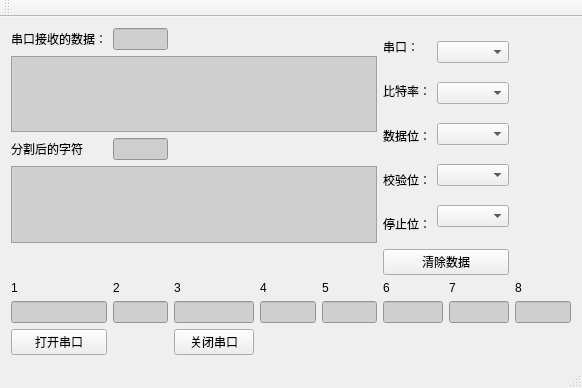
<?xml version="1.0" encoding="UTF-8"?>
<ui version="4.0">
 <class>MainWindow</class>
 <widget class="QMainWindow" name="MainWindow">
  <property name="geometry">
   <rect>
    <x>0</x>
    <y>0</y>
    <width>582</width>
    <height>388</height>
   </rect>
  </property>
  <property name="windowTitle">
   <string>MainWindow</string>
  </property>
  <widget class="QWidget" name="centralWidget">
   <layout class="QGridLayout" name="gridLayout">
    <item row="7" column="4">
     <widget class="QLineEdit" name="lineEdit5">
      <property name="styleSheet">
       <string notr="true">background-color: rgb(207, 207, 207);</string>
      </property>
     </widget>
    </item>
    <item row="7" column="6">
     <widget class="QLineEdit" name="lineEdit6">
      <property name="styleSheet">
       <string notr="true">background-color: rgb(207, 207, 207);</string>
      </property>
     </widget>
    </item>
    <item row="7" column="7">
     <widget class="QLineEdit" name="lineEdit7">
      <property name="styleSheet">
       <string notr="true">background-color: rgb(207, 207, 207);</string>
      </property>
     </widget>
    </item>
    <item row="7" column="8">
     <widget class="QLineEdit" name="lineEdit8">
      <property name="styleSheet">
       <string notr="true">background-color: rgb(207, 207, 207);</string>
      </property>
     </widget>
    </item>
    <item row="8" column="0">
     <widget class="QPushButton" name="openMyComBtn">
      <property name="text">
       <string>打开串口</string>
      </property>
     </widget>
    </item>
    <item row="8" column="2">
     <widget class="QPushButton" name="closeMyComBtn">
      <property name="text">
       <string>关闭串口</string>
      </property>
     </widget>
    </item>
    <item row="2" column="1">
     <widget class="QLineEdit" name="lineEdit9">
      <property name="styleSheet">
       <string notr="true">background-color: rgb(206, 206, 206);</string>
      </property>
     </widget>
    </item>
    <item row="0" column="1">
     <widget class="QLineEdit" name="lineEdit10">
      <property name="styleSheet">
       <string notr="true">background-color: rgb(207, 207, 207);</string>
      </property>
     </widget>
    </item>
    <item row="0" column="0">
     <widget class="QLabel" name="label">
      <property name="text">
       <string>串口接收的数据：</string>
      </property>
     </widget>
    </item>
    <item row="0" column="6" rowspan="4" colspan="2">
     <layout class="QHBoxLayout" name="horizontalLayout">
      <item>
       <layout class="QVBoxLayout" name="verticalLayout">
        <item>
         <widget class="QLabel" name="label_2">
          <property name="text">
           <string>串口：</string>
          </property>
         </widget>
        </item>
        <item>
         <widget class="QLabel" name="label_3">
          <property name="text">
           <string>比特率：</string>
          </property>
         </widget>
        </item>
        <item>
         <widget class="QLabel" name="label_4">
          <property name="text">
           <string>数据位：</string>
          </property>
         </widget>
        </item>
        <item>
         <widget class="QLabel" name="label_5">
          <property name="text">
           <string>校验位：</string>
          </property>
         </widget>
        </item>
        <item>
         <widget class="QLabel" name="label_6">
          <property name="text">
           <string>停止位：</string>
          </property>
         </widget>
        </item>
       </layout>
      </item>
      <item>
       <layout class="QVBoxLayout" name="verticalLayout_2">
        <item>
         <widget class="QComboBox" name="portNameComboBox"/>
        </item>
        <item>
         <widget class="QComboBox" name="baudRateComboBox"/>
        </item>
        <item>
         <widget class="QComboBox" name="dataBitsComboBox"/>
        </item>
        <item>
         <widget class="QComboBox" name="parityComboBox"/>
        </item>
        <item>
         <widget class="QComboBox" name="stopBitsComboBox"/>
        </item>
       </layout>
      </item>
     </layout>
    </item>
    <item row="1" column="0" colspan="5">
     <widget class="QTextBrowser" name="textBrowser1">
      <property name="styleSheet">
       <string notr="true">background-color: rgb(207, 207, 207);</string>
      </property>
     </widget>
    </item>
    <item row="7" column="0">
     <widget class="QLineEdit" name="lineEdit1">
      <property name="styleSheet">
       <string notr="true">background-color: rgb(207, 207, 207);</string>
      </property>
      <property name="clearButtonEnabled">
       <bool>false</bool>
      </property>
     </widget>
    </item>
    <item row="5" column="4">
     <widget class="QLabel" name="label_15">
      <property name="text">
       <string>5</string>
      </property>
     </widget>
    </item>
    <item row="5" column="8">
     <widget class="QLabel" name="label_10">
      <property name="text">
       <string>8</string>
      </property>
     </widget>
    </item>
    <item row="5" column="3">
     <widget class="QLabel" name="label_14">
      <property name="text">
       <string>4</string>
      </property>
     </widget>
    </item>
    <item row="3" column="0" colspan="5">
     <widget class="QTextBrowser" name="textBrowser2">
      <property name="styleSheet">
       <string notr="true">background-color: rgb(207, 207, 207);</string>
      </property>
     </widget>
    </item>
    <item row="5" column="0">
     <widget class="QLabel" name="label_8">
      <property name="text">
       <string>1</string>
      </property>
     </widget>
    </item>
    <item row="5" column="2">
     <widget class="QLabel" name="label_13">
      <property name="text">
       <string>3</string>
      </property>
     </widget>
    </item>
    <item row="5" column="1">
     <widget class="QLabel" name="label_12">
      <property name="text">
       <string>2</string>
      </property>
     </widget>
    </item>
    <item row="5" column="7">
     <widget class="QLabel" name="label_9">
      <property name="text">
       <string>7</string>
      </property>
     </widget>
    </item>
    <item row="4" column="6" colspan="2">
     <widget class="QPushButton" name="ClearButton">
      <property name="text">
       <string>清除数据</string>
      </property>
     </widget>
    </item>
    <item row="7" column="2">
     <widget class="QLineEdit" name="lineEdit3">
      <property name="styleSheet">
       <string notr="true">background-color: rgb(207, 207, 207);</string>
      </property>
     </widget>
    </item>
    <item row="7" column="3">
     <widget class="QLineEdit" name="lineEdit4">
      <property name="styleSheet">
       <string notr="true">background-color: rgb(207, 207, 207);
</string>
      </property>
     </widget>
    </item>
    <item row="2" column="0">
     <widget class="QLabel" name="label_11">
      <property name="text">
       <string>分割后的字符</string>
      </property>
     </widget>
    </item>
    <item row="7" column="1">
     <widget class="QLineEdit" name="lineEdit2">
      <property name="styleSheet">
       <string notr="true">background-color: rgb(207, 207, 207);</string>
      </property>
     </widget>
    </item>
    <item row="5" column="6">
     <widget class="QLabel" name="label_16">
      <property name="text">
       <string>6</string>
      </property>
     </widget>
    </item>
   </layout>
  </widget>
  <widget class="QMenuBar" name="menuBar">
   <property name="geometry">
    <rect>
     <x>0</x>
     <y>0</y>
     <width>582</width>
     <height>23</height>
    </rect>
   </property>
  </widget>
  <widget class="QToolBar" name="mainToolBar">
   <attribute name="toolBarArea">
    <enum>TopToolBarArea</enum>
   </attribute>
   <attribute name="toolBarBreak">
    <bool>false</bool>
   </attribute>
  </widget>
  <widget class="QStatusBar" name="statusBar"/>
 </widget>
 <layoutdefault spacing="6" margin="11"/>
 <resources/>
 <connections/>
</ui>
